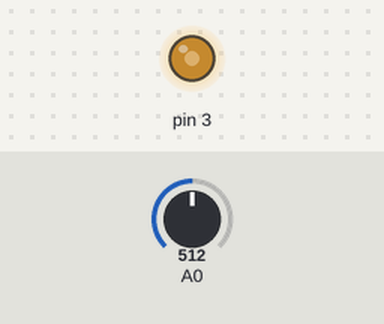
Recording of a sketch running on a simulated Arduino Uno, built with avr-gcc and run on an emulated ATmega328P. On the bench: output pins drawn as LEDs (lit = HIGH). The test bench sets the inputs (shaded band); at power-on: A0 = 512.

Above: at 1.2 s.
1.3 s: A0 set to 716
At 1.7 s:
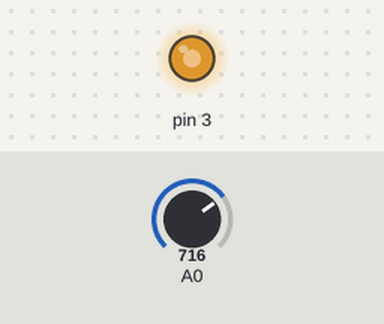
2.8 s: A0 set to 900
At 4.0 s:
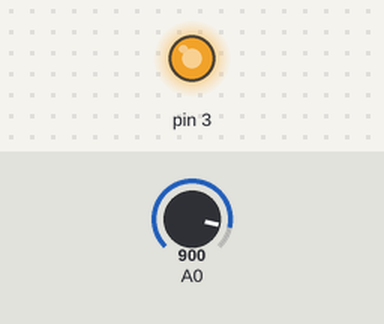
4.3 s: A0 set to 122
At 5.2 s:
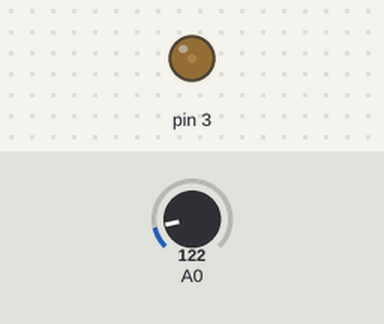
5.8 s: A0 set to 0
At 6.3 s:
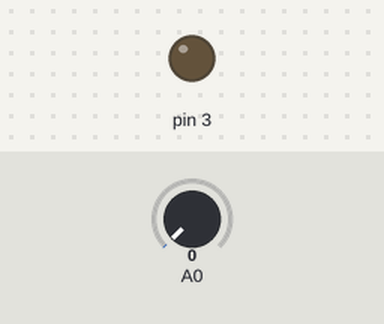
7.3 s: A0 set to 511
At 8.7 s:
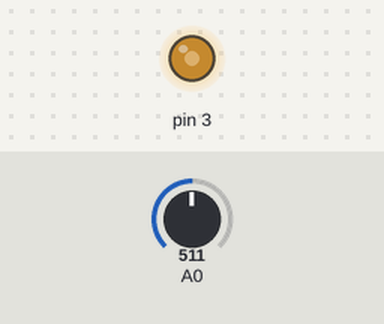
Timing chart, 0 to 9.8 s (numbered marks = the images above; inputs shaded):
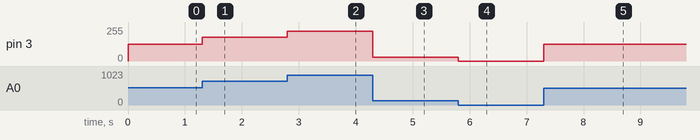

Measured:
- after the input at 1.3 s, pin 3: 127/255 → 178/255 at once
- after the input at 2.8 s, pin 3: 178/255 → 224/255 at once
- after the input at 4.3 s, pin 3: 224/255 → 30/255 at once
- after the input at 5.8 s, pin 3: 30/255 → 0/255 at once
- after the input at 7.3 s, pin 3: 0/255 → 127/255 at once

The sketch:

Potentiometer_Buzzer.ino
```cpp
void setup()
{
  pinMode(3, OUTPUT);
  pinMode(A0, INPUT);
}

void loop()
{
  int potValue = analogRead(A0);
  potValue = map(potValue, 0, 1023, 0, 255);
  analogWrite(3, potValue);
}
```
